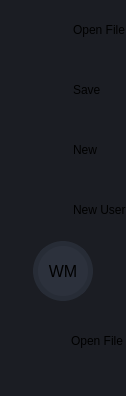
           <widget class="QFrame" name="frame_left_menu">
            <property name="sizePolicy">
             <sizepolicy hsizetype="Preferred" vsizetype="Preferred">
              <horstretch>0</horstretch>
              <verstretch>0</verstretch>
             </sizepolicy>
            </property>
            <property name="maximumSize">
             <size>
              <width>70</width>
              <height>16777215</height>
             </size>
            </property>
            <property name="layoutDirection">
             <enum>Qt::LeftToRight</enum>
            </property>
            <property name="styleSheet">
             <string notr="true">background-color: rgb(27, 29, 35);</string>
            </property>
            <property name="frameShape">
             <enum>QFrame::NoFrame</enum>
            </property>
            <property name="frameShadow">
             <enum>QFrame::Raised</enum>
            </property>
            <layout class="QVBoxLayout" name="verticalLayout_5">
             <property name="spacing">
              <number>1</number>
             </property>
             <property name="leftMargin">
              <number>0</number>
             </property>
             <property name="topMargin">
              <number>0</number>
             </property>
             <property name="rightMargin">
              <number>0</number>
             </property>
             <property name="bottomMargin">
              <number>0</number>
             </property>
             <item alignment="Qt::AlignTop">
              <widget class="QFrame" name="frame_menus">
               <property name="frameShape">
                <enum>QFrame::NoFrame</enum>
               </property>
               <property name="frameShadow">
                <enum>QFrame::Raised</enum>
               </property>
               <layout class="QVBoxLayout" name="layout_menus">
                <property name="spacing">
                 <number>0</number>
                </property>
                <property name="leftMargin">
                 <number>0</number>
                </property>
                <property name="topMargin">
                 <number>0</number>
                </property>
                <property name="rightMargin">
                 <number>0</number>
                </property>
                <property name="bottomMargin">
                 <number>0</number>
                </property>
                <item>
                 <widget class="QPushButton" name="ajouter_2">
                  <property name="sizePolicy">
                   <sizepolicy hsizetype="Expanding" vsizetype="Fixed">
                    <horstretch>0</horstretch>
                    <verstretch>0</verstretch>
                   </sizepolicy>
                  </property>
                  <property name="minimumSize">
                   <size>
                    <width>0</width>
                    <height>60</height>
                   </size>
                  </property>
                  <property name="font">
                   <font>
                    <family>Segoe UI</family>
                   </font>
                  </property>
                  <property name="layoutDirection">
                   <enum>Qt::LeftToRight</enum>
                  </property>
                  <property name="styleSheet">
                   <string notr="true">QPushButton {	
		background-image: url(:/16x16/icons/16x16/cil-user-follow.png);
	background-position: left center;
    background-repeat: no-repeat;
	border: none;
	border-left: 28px solid rgb(27, 29, 35);
	background-color: rgb(27, 29, 35);
	text-align: left;
	padding-left: 45px;
}
QPushButton:hover {
	background-color: rgb(33, 37, 43);
	border-left: 28px solid rgb(33, 37, 43);
}
QPushButton:pressed {	
	background-color: rgb(85, 170, 255);
	border-left: 28px solid rgb(85, 170, 255);
}</string>
                  </property>
                  <property name="text">
                   <string>Open File</string>
                  </property>
                 </widget>
                </item>
                <item>
                 <widget class="QPushButton" name="afficher_2">
                  <property name="sizePolicy">
                   <sizepolicy hsizetype="Expanding" vsizetype="Fixed">
                    <horstretch>0</horstretch>
                    <verstretch>0</verstretch>
                   </sizepolicy>
                  </property>
                  <property name="minimumSize">
                   <size>
                    <width>0</width>
                    <height>60</height>
                   </size>
                  </property>
                  <property name="font">
                   <font>
                    <family>Segoe UI</family>
                   </font>
                  </property>
                  <property name="layoutDirection">
                   <enum>Qt::LeftToRight</enum>
                  </property>
                  <property name="styleSheet">
                   <string notr="true">QPushButton {	
	background-image: url(:/16x16/icons/16x16/cil-notes.png);
	background-position: left center;
    background-repeat: no-repeat;
	border: none;
	border-left: 28px solid rgb(27, 29, 35);
	background-color: rgb(27, 29, 35);
	text-align: left;
	padding-left: 45px;
}
QPushButton:hover {
	background-color: rgb(33, 37, 43);
	border-left: 28px solid rgb(33, 37, 43);
}
QPushButton:pressed {	
	background-color: rgb(85, 170, 255);
	border-left: 28px solid rgb(85, 170, 255);
}</string>
                  </property>
                  <property name="text">
                   <string>Save</string>
                  </property>
                 </widget>
                </item>
                <item>
                 <widget class="QPushButton" name="modifier">
                  <property name="sizePolicy">
                   <sizepolicy hsizetype="Expanding" vsizetype="Fixed">
                    <horstretch>0</horstretch>
                    <verstretch>0</verstretch>
                   </sizepolicy>
                  </property>
                  <property name="minimumSize">
                   <size>
                    <width>0</width>
                    <height>60</height>
                   </size>
                  </property>
                  <property name="font">
                   <font>
                    <family>Segoe UI</family>
                   </font>
                  </property>
                  <property name="layoutDirection">
                   <enum>Qt::LeftToRight</enum>
                  </property>
                  <property name="styleSheet">
                   <string notr="true">QPushButton {	
	background-image: url(:/16x16/icons/16x16/cil-equalizer.png);
	background-position: left center;
    background-repeat: no-repeat;
	border: none;
	border-left: 28px solid rgb(27, 29, 35);
	background-color: rgb(27, 29, 35);
	text-align: left;
	padding-left: 45px;
}
QPushButton:hover {
	background-color: rgb(33, 37, 43);
	border-left: 28px solid rgb(33, 37, 43);
}
QPushButton:pressed {	
	background-color: rgb(85, 170, 255);
	border-left: 28px solid rgb(85, 170, 255);
}</string>
                  </property>
                  <property name="text">
                   <string>New</string>
                  </property>
                 </widget>
                </item>
                <item>
                 <widget class="QPushButton" name="Statistque">
                  <property name="sizePolicy">
                   <sizepolicy hsizetype="Expanding" vsizetype="Fixed">
                    <horstretch>0</horstretch>
                    <verstretch>0</verstretch>
                   </sizepolicy>
                  </property>
                  <property name="minimumSize">
                   <size>
                    <width>0</width>
                    <height>60</height>
                   </size>
                  </property>
                  <property name="font">
                   <font>
                    <family>Segoe UI</family>
                   </font>
                  </property>
                  <property name="layoutDirection">
                   <enum>Qt::LeftToRight</enum>
                  </property>
                  <property name="styleSheet">
                   <string notr="true">QPushButton {	
	background-image: url(:/16x16/icons/16x16/cil-chart.png);
	background-position: left center;
    background-repeat: no-repeat;
	border: none;
	border-left: 28px solid rgb(27, 29, 35);
	background-color: rgb(27, 29, 35);
	text-align: left;
	padding-left: 45px;
}
QPushButton:hover {
	background-color: rgb(33, 37, 43);
	border-left: 28px solid rgb(33, 37, 43);
}
QPushButton:pressed {	
	background-color: rgb(85, 170, 255);
	border-left: 28px solid rgb(85, 170, 255);
}</string>
                  </property>
                  <property name="text">
                   <string>New User</string>
                  </property>
                 </widget>
                </item>
               </layout>
              </widget>
             </item>
             <item alignment="Qt::AlignBottom">
              <widget class="QFrame" name="frame_extra_menus">
               <property name="sizePolicy">
                <sizepolicy hsizetype="Preferred" vsizetype="Preferred">
                 <horstretch>0</horstretch>
                 <verstretch>0</verstretch>
                </sizepolicy>
               </property>
               <property name="frameShape">
                <enum>QFrame::NoFrame</enum>
               </property>
               <property name="frameShadow">
                <enum>QFrame::Raised</enum>
               </property>
               <layout class="QVBoxLayout" name="layout_menu_bottom">
                <property name="spacing">
                 <number>10</number>
                </property>
                <property name="leftMargin">
                 <number>0</number>
                </property>
                <property name="topMargin">
                 <number>0</number>
                </property>
                <property name="rightMargin">
                 <number>0</number>
                </property>
                <property name="bottomMargin">
                 <number>25</number>
                </property>
                <item alignment="Qt::AlignHCenter">
                 <widget class="QLabel" name="label_user_icon">
                  <property name="sizePolicy">
                   <sizepolicy hsizetype="Maximum" vsizetype="Maximum">
                    <horstretch>0</horstretch>
                    <verstretch>0</verstretch>
                   </sizepolicy>
                  </property>
                  <property name="minimumSize">
                   <size>
                    <width>60</width>
                    <height>60</height>
                   </size>
                  </property>
                  <property name="maximumSize">
                   <size>
                    <width>60</width>
                    <height>60</height>
                   </size>
                  </property>
                  <property name="font">
                   <font>
                    <family>Segoe UI</family>
                    <pointsize>12</pointsize>
                   </font>
                  </property>
                  <property name="styleSheet">
                   <string notr="true">QLabel {
	border-radius: 30px;
	background-color: rgb(44, 49, 60);
	border: 5px solid rgb(39, 44, 54);
}</string>
                  </property>
                  <property name="text">
                   <string>WM</string>
                  </property>
                  <property name="alignment">
                   <set>Qt::AlignCenter</set>
                  </property>
                 </widget>
                </item>
                <item>
                 <widget class="QPushButton" name="btn_settings">
                  <property name="sizePolicy">
                   <sizepolicy hsizetype="Expanding" vsizetype="Fixed">
                    <horstretch>0</horstretch>
                    <verstretch>0</verstretch>
                   </sizepolicy>
                  </property>
                  <property name="minimumSize">
                   <size>
                    <width>0</width>
                    <height>60</height>
                   </size>
                  </property>
                  <property name="font">
                   <font>
                    <family>Segoe UI</family>
                   </font>
                  </property>
                  <property name="layoutDirection">
                   <enum>Qt::LeftToRight</enum>
                  </property>
                  <property name="styleSheet">
                   <string notr="true">QPushButton {	
	background-image: url(:/20x20/icons/20x20/cil-settings.png);
	background-position: left center;
    background-repeat: no-repeat;
	border: none;
	border-left: 26px solid rgb(27, 29, 35);
	background-color: rgb(27, 29, 35);
	text-align: left;
	padding-left: 45px;
}
QPushButton:hover {
	background-color: rgb(33, 37, 43);
	border-left: 26px solid rgb(33, 37, 43);
}
QPushButton:pressed {	
	background-color: rgb(85, 170, 255);
	border-left: 26px solid rgb(85, 170, 255);
}</string>
                  </property>
                  <property name="text">
                   <string>Open File</string>
                  </property>
                 </widget>
                </item>
               </layout>
              </widget>
             </item>
            </layout>
           </widget>
